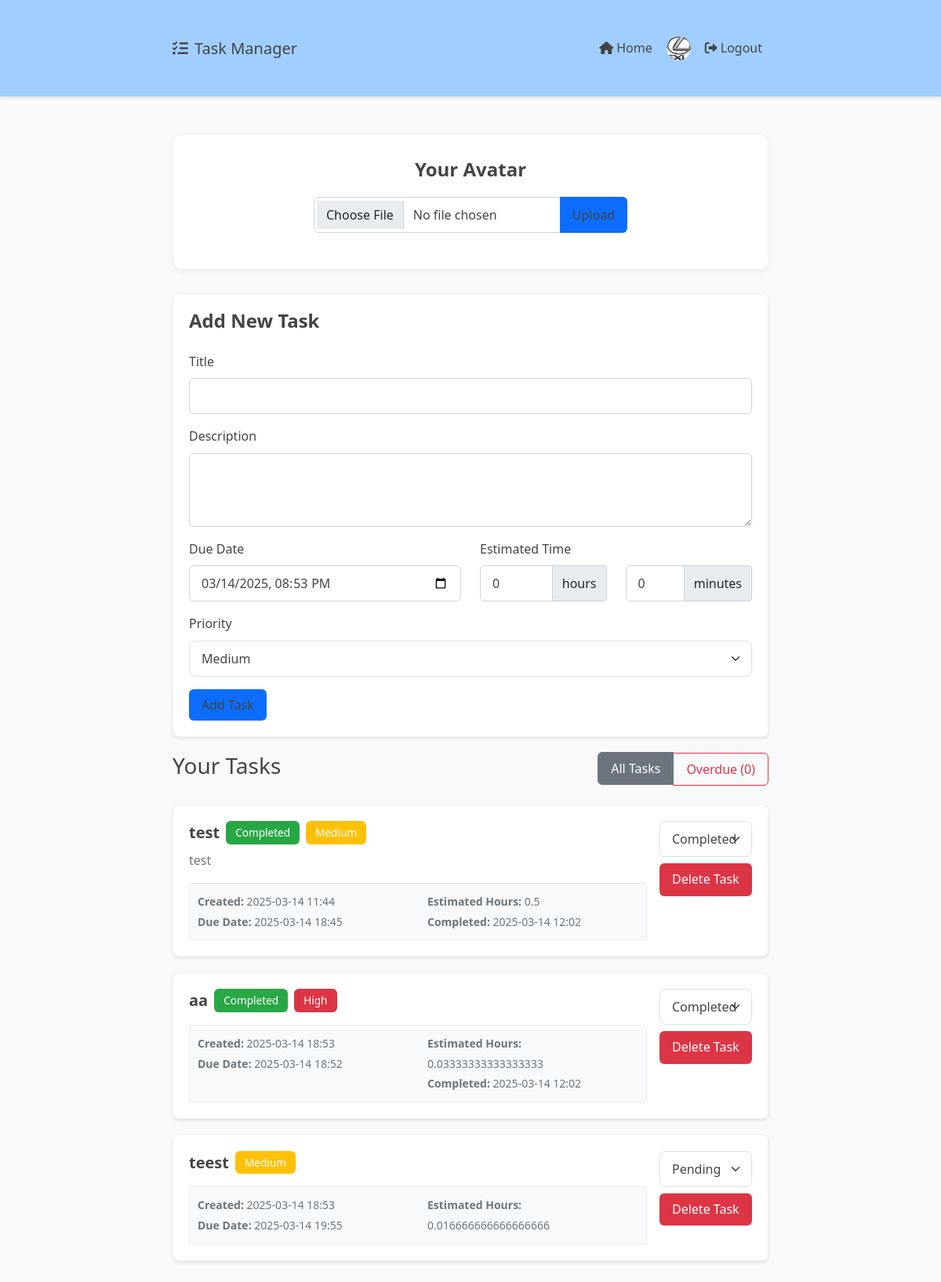
Page / (signed in) on the earlier database version.
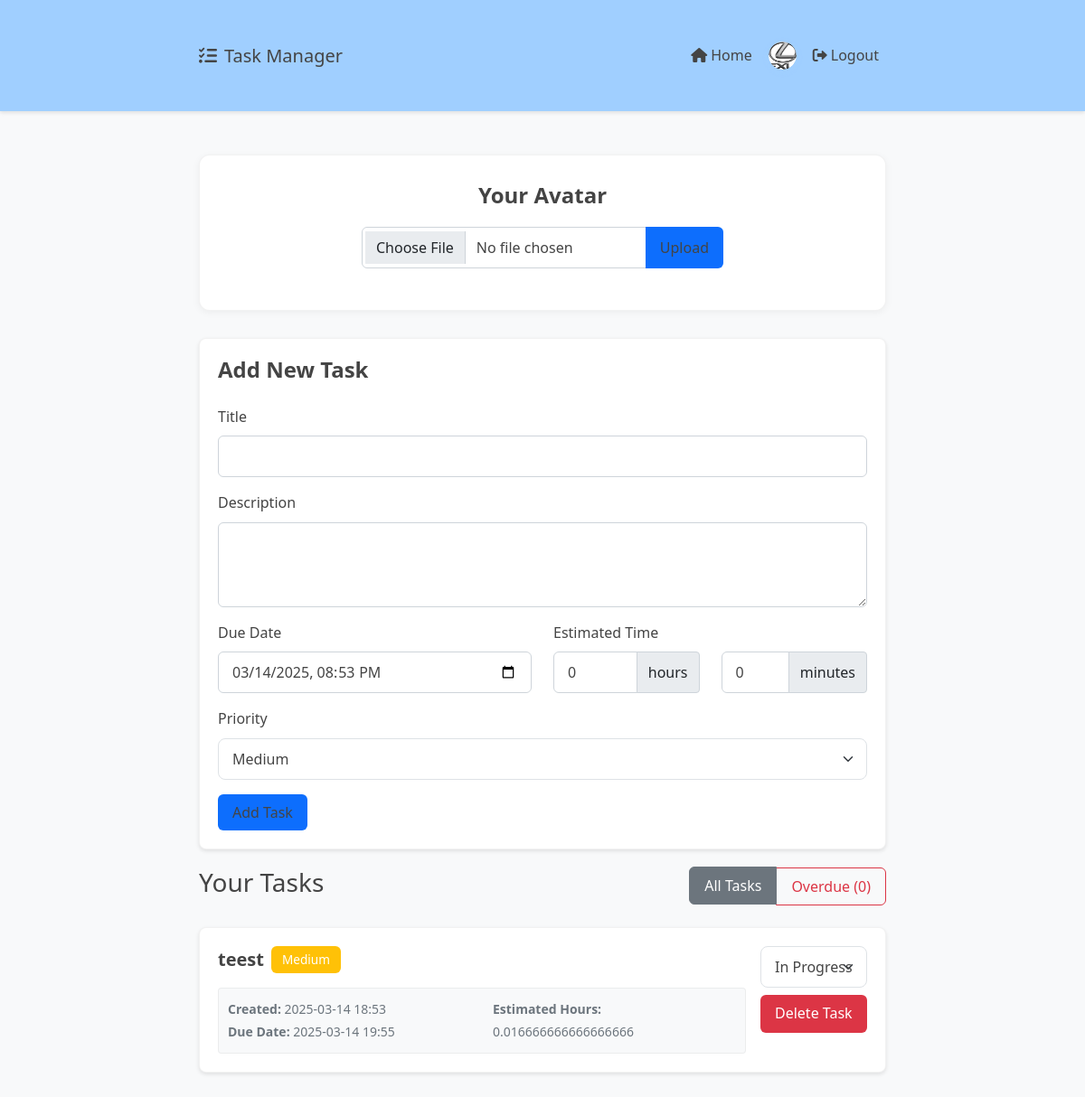
Same page on the later database version.
### app.py (models this page shows)
class Task(db.Model):
    id = db.Column(db.Integer, primary_key=True)
    title = db.Column(db.String(100), nullable=False)
    description = db.Column(db.Text)
    status = db.Column(db.String(20), default='pending')
    created_at = db.Column(db.DateTime, default=datetime.utcnow)
    due_date = db.Column(db.DateTime, nullable=False)
    finished_at = db.Column(db.DateTime)
    estimated_hours = db.Column(db.Float, nullable=False, default=1.0)
    priority = db.Column(db.String(20), default='medium')
    user_id = db.Column(db.Integer, db.ForeignKey('user.id'), nullable=False)
    @property
    def priority_color(self):
        return {
            'low': 'info',
            'medium': 'warning',
            'high': 'danger'
        }.get(self.priority, 'secondary')
    @property
    def current_status(self):
        if self.status == 'completed':
            return 'completed'
        elif self.due_date < datetime.now() and self.status != 'completed':
            return 'overdue'
        elif self.status == 'in_progress':
            return 'in_progress'
        else:
            return 'pending'

### app.py (the view)
@app.route('/')
@login_required
def index():
    tasks = Task.query.filter_by(user_id=current_user.id).all()
    now = datetime.now()
    overdue_tasks = Task.query.filter(
        Task.user_id == current_user.id,
        Task.status != 'completed',
        Task.due_date < now
    ).all()
    critical_overdue = [] # Trễ > 24h
    today_overdue = []   # Trễ < 24h
    for task in overdue_tasks:
        hours_overdue = (now - task.due_date).total_seconds() / 3600
        if hours_overdue > 24:
            critical_overdue.append(task)
        else:
            today_overdue.append(task)
    overdue_stats = {
        'total': len(overdue_tasks),
        'critical': len(critical_overdue),
        'today': len(today_overdue)
    }
    return render_template('index.html',
                         tasks=tasks,
                         overdue_stats=overdue_stats,
                         critical_overdue=critical_overdue,
                         today_overdue=today_overdue,
                         now=now)

### app.py (called while the page is built)
@login_manager.user_loader
def load_user(user_id):
    return User.query.get(int(user_id))

### templates/index.html (shortened to what the changed rows need)
{% extends "base.html" %}
{% block content %}
<div class="container py-4">
    <div class="row">
        <div class="col-12">
            <div id="tasks-section">
                {% for task in tasks %}
                <div class="task-card {% if task.status != 'completed' and task.due_date < now %}task-overdue{% endif %}">
                    <div class="d-flex justify-content-between align-items-start">
                        <div class="flex-grow-1">
                            <div class="d-flex align-items-center gap-2 mb-2">
                                <h5 class="mb-0">{{ task.title }}</h5>
                                {% if task.status == 'completed' %}
                                    <span class="badge bg-success">Completed</span>
                                {% endif %}
                                <span class="badge bg-{{ task.priority_color }}">{{ task.priority|title }}</span>
                            </div>
                            <p class="text-muted mb-3">{{ task.description }}</p>
                            <div class="task-info">
                                <div class="row">
                                    <div class="col-md-6">
                                        <small class="text-muted">
                                            <strong>Created:</strong> {{ task.created_at.strftime('%Y-%m-%d %H:%M') }}<br>
                                            <strong>Due Date:</strong> {{ task.due_date.strftime('%Y-%m-%d %H:%M') }}
                                        </small>
                                    </div>
                                    <div class="col-md-6">
                                        <small class="text-muted">
                                            <strong>Estimated Hours:</strong> {{ task.estimated_hours }}<br>
                                            {% if task.finished_at %}
                                                <strong>Completed:</strong> {{ task.finished_at.strftime('%Y-%m-%d %H:%M') }}
                                            {% endif %}
                                        </small>
                                    </div>
                                </div>
                            </div>
                        </div>
                        <div class="d-flex flex-column gap-2 ms-3">
                            <form action="{{ url_for('update_task_status', task_id=task.id) }}" method="post">
                                <select name="status" class="form-select {% if task.current_status == 'overdue' %}border-danger{% endif %}"
                                        onchange="this.form.submit()">
                                    <option value="pending" {% if task.status == 'pending' and task.current_status != 'overdue' %}selected{% endif %}>Pending</option>
                                    <option value="in_progress" {% if task.status == 'in_progress' %}selected{% endif %}>In Progress</option>
                                    <option value="completed" {% if task.status == 'completed' %}selected{% endif %}>Completed</option>
                                </select>
                            </form>
                            <form action="{{ url_for('delete_task', task_id=task.id) }}" method="post"
                                  onsubmit="return confirm('Are you sure you want to delete this task?');">
                                <button type="submit" class="delete-task">Delete Task</button>
                            </form>
                        </div>
                    </div>
                </div>
                {% else %}
                <div class="task-card">
                    <p class="text-muted text-center">No tasks yet. Add your first task above!</p>
                </div>
                {% endfor %}
            </div>
        </div>
    </div>
</div>
{% endblock %}

Differences in the rows shown:
removed Task: title "test", shows "Completed", priority "Medium", description "test", created_at "2025-03-14 11:44", due_date "2025-03-14 18:45", estimated_hours "0.5", finished_at "2025-03-14 12:02", status "Completed"
removed Task: title "aa", shows "Completed", priority "High", created_at "2025-03-14 18:53", due_date "2025-03-14 18:52", estimated_hours "0.03333333333333333", finished_at "2025-03-14 12:02", status "Completed"
changed Task "teest": status "Pending" → "In Progress"
